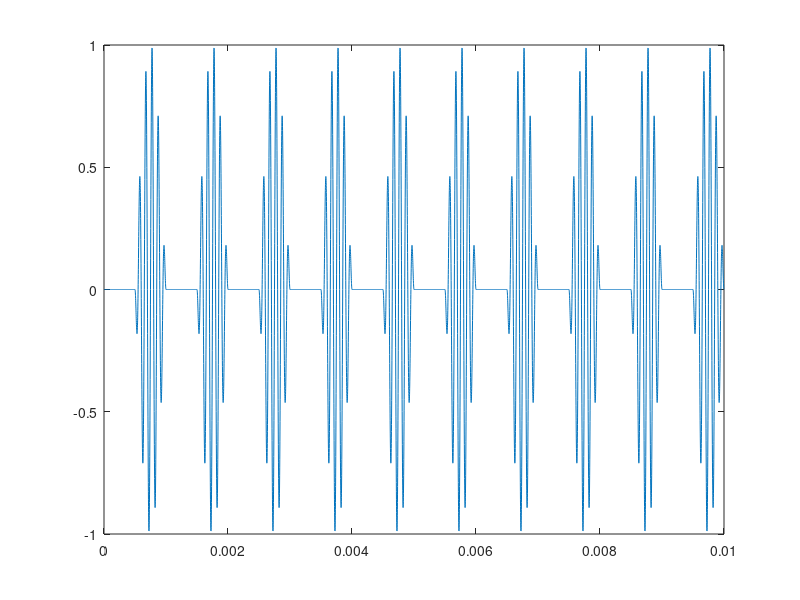

MATLAB code to generate this figure:



t = 0 : 0.000001 : 0.01-0.000001;

kl=zeros(1,10000);

for i = 1:10000

if (ceil(mod(floor(t(i)/0.0005),2)) == 0)
kl(i)=0;
disp(i);
else
kl(i)=1;
disp(i);
end  


end




f1=1000;
f2=10000;% frequency of the burst sine wave


SN1 = sin(2*pi*f1*t); 
SN2 = sin(2*pi*f2*t);

% SQ = square(t,30);


FL = SN1.*(SN2.*kl);


plot(t,FL);





































